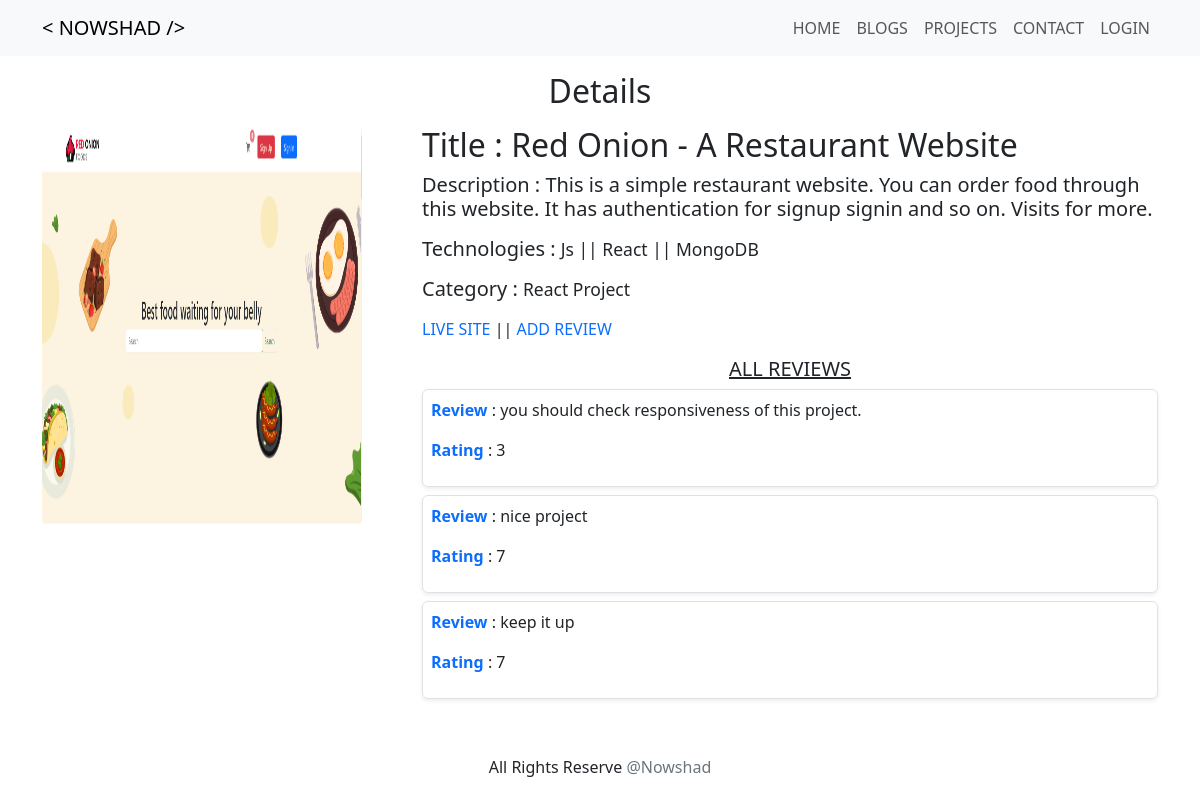
/project/11, run on an earlier commit of the app's database.
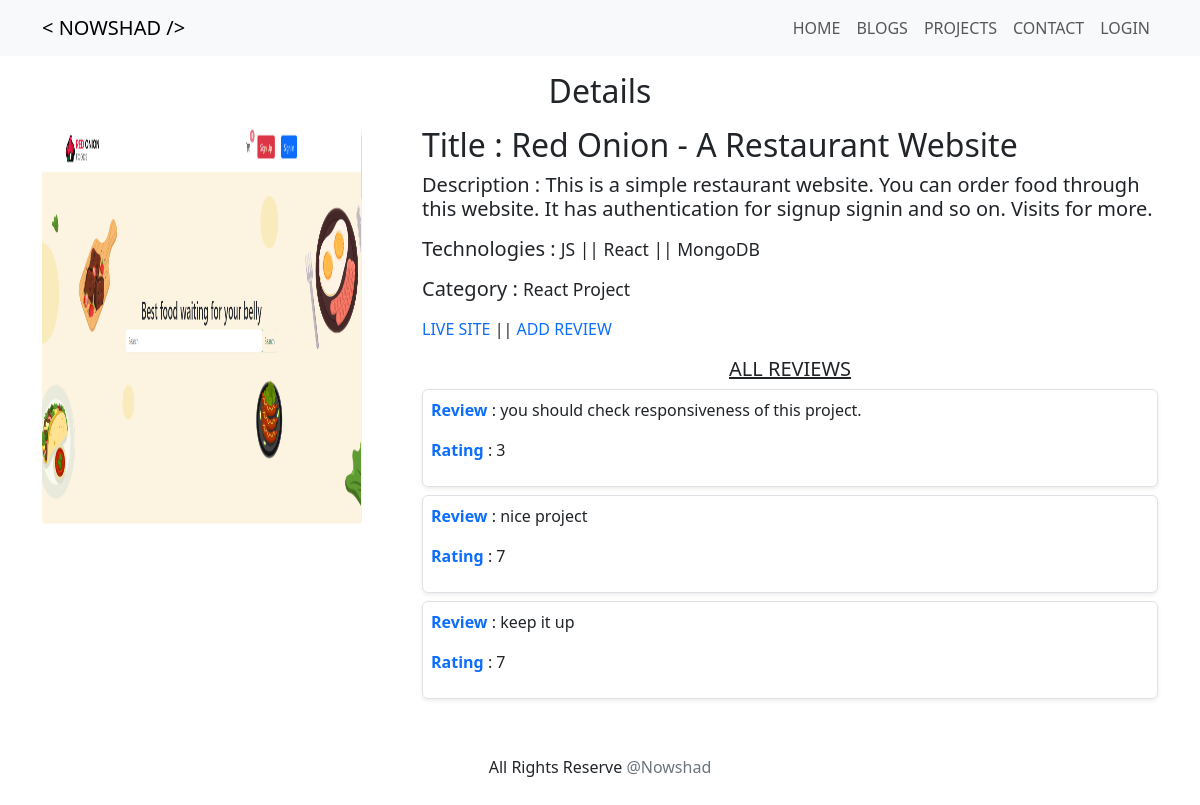
And on a later commit of the database.
### projects/models.py (models this page shows, shortened)
class PortfolioProject(models.Model):
    title = models.CharField(max_length=200)
    description = models.TextField()
    screenshoot = models.ImageField(upload_to='images/projects/')
    technologies = models.CharField(max_length=100)
    project_url = models.URLField()
    category = models.ForeignKey(Category, on_delete=models.CASCADE, null=True)

class Category(models.Model):
    cat_name = models.CharField(max_length=100)
    def __str__(self):
        return self.cat_name

### projects/views.py (the view)
# urls.py: path('<int:project_id>',views.portfolio_project_details, name='details'),
def portfolio_project_details(request,project_id):
    project = get_object_or_404(PortfolioProject, pk = project_id)
    reviews = ProjectReview.objects.filter(project=project)
    return render(request, 'details.html', {'project':project, 'reviews':reviews})

### projects/templates/details.html
{% extends "base.html" %}
{% block content %}
<div class="mb-3" style="width: 100%;">
    <h1 class="text-center fs-2 display-3  mt-3">Details</h1>
    <div class="row mt-3">
        <div class="col-md-4">
            <img src="{{project.screenshoot.url}}" style="height: 400px; width: 90%;" class="img-fluid rounded"
                alt="...">
        </div>
        <div class="col-md-8">
            <div class="card-body">
                <h1 class="card-title fs-2 display-2">Title : {{project.title}}</h1>
                <p class="card-text fs-5 display-4 mt-2">
                    <span class="fw-normal">Description :</span>
                    {{project.description}}
                </p>
                <p class="card-text fs-5 display-4"><span class="fw-normal">Technologies :</span>
                    <small>{{project.technologies}}
                </p></small>
                <p class="card-text fs-5 display-4"><span class="fw-normal">Category :</span>
                    <small>{{project.category}}</p></small>
                <a href="{{project.project_url}}" target="_blank" class="text-decoration-none text-uppercase"> live
                    Site</a> ||
                <a href="{% url 'create_review' project.id %}" target="_blank"
                    class="text-decoration-none text-uppercase"> Add
                    Review</a>
                <h3 class="fs-5 display-5 text-decoration-underline mt-3 text-uppercase text-center">All Reviews</h3>
                {% for review in reviews %}
                <div class="border border-1 rounded shadow-sm mb-2">
                    <div class="p-2">
                        <p> <span class="text-primary fw-semibold">Review</span> : {{review.reviews}}</p>
                        <p> <span class="text-primary fw-semibold">Rating</span> : {{review.ratings}}</p>
                    </div>
                </div>
                {% endfor %}
            </div>
        </div>
    </div>
</div>
{% endblock content %}

What changed in the data, as far as the page shows it:
changed PortfolioProject "Red Onion - A Restaurant Website": technologies "Js || React || MongoDB" → "JS || React || MongoDB"
